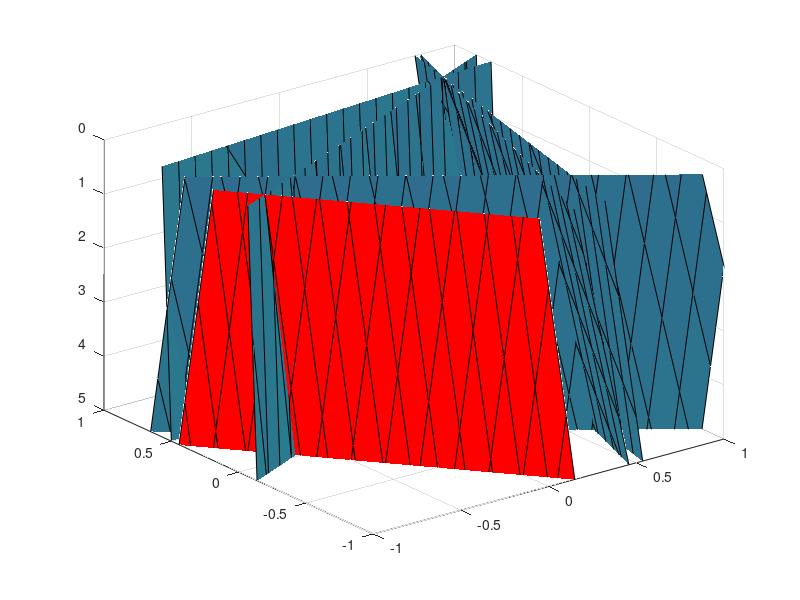

This figure's MATLAB source:
%% Script to plot all the planes of the limits of the SW with torseur
clear all; close all;clc;

R = 1;
r = 0.2;
alpha = pi/4;
r_c = 0;
phi_c = 0;
h_c = 0;
m  = 1;
g  = 9.81;
tx = 0.5;
ty = 0;
tz = 0;
Mx = 0.5;
My = 0;
Mz = 0;
Tz = m*g+tz;

px(1) = Mx - h_c*ty + Tz*(r_c*sin(phi_c) + 2*r*cos(alpha)^2);
px(2) = h_c*ty - Mx - Tz*(r_c*sin(phi_c) - 2*r*cos(alpha)^2);
px(3) = Mx - Tz*(r*cos(alpha)^2 - r_c*sin(phi_c) + (3^(1/2)*r*sin(2*alpha))/2) - h_c*ty;
px(4) = h_c*ty - Tz*(r_c*sin(phi_c) + r*cos(alpha)^2 + (3^(1/2)*r*sin(2*alpha))/2) - Mx;
px(5) = Mx + Tz*(r_c*sin(phi_c) - r*cos(alpha)^2 + (3^(1/2)*r*sin(2*alpha))/2) - h_c*ty;
px(6) = h_c*ty - Tz*(r_c*sin(phi_c) + r*cos(alpha)^2 - (3^(1/2)*r*sin(2*alpha))/2) - Mx;

py(1) = h_c*tx + Tz*(r*sin(2*alpha) - r_c*cos(phi_c));
py(2) = Tz*(r*sin(2*alpha) + r_c*cos(phi_c)) - h_c*tx;
py(3) = h_c*tx - Tz*((r*sin(2*alpha))/2 + r_c*cos(phi_c) - 3^(1/2)*r*cos(alpha)^2);
py(4) = Tz*(r_c*cos(phi_c) - (r*sin(2*alpha))/2 + 3^(1/2)*r*cos(alpha)^2) - h_c*tx;
py(5) = h_c*tx - Tz*((r*sin(2*alpha))/2 + r_c*cos(phi_c) + 3^(1/2)*r*cos(alpha)^2);
py(6) = - Tz*((r*sin(2*alpha))/2 - r_c*cos(phi_c) + 3^(1/2)*r*cos(alpha)^2) - h_c*tx;

pz(1) = Mz - tx*(2*r - 2*r*sin(alpha)^2 + r_c*sin(phi_c)) - ty*(r*sin(2*alpha) - r_c*cos(phi_c));
pz(2) = tx*(2*r*sin(alpha)^2 - 2*r + r_c*sin(phi_c)) - Mz - ty*(r*sin(2*alpha) + r_c*cos(phi_c));
pz(3) = Mz + ty*((r*sin(2*alpha))/2 + r_c*cos(phi_c) - 3^(1/2)*r*cos(alpha)^2) + tx*(r*cos(alpha)^2 - r_c*sin(phi_c) + (3^(1/2)*r*sin(2*alpha))/2);
pz(4) = tx*(r_c*sin(phi_c) + r*cos(alpha)^2 + (3^(1/2)*r*sin(2*alpha))/2) - ty*(r_c*cos(phi_c) - (r*sin(2*alpha))/2 + 3^(1/2)*r*cos(alpha)^2) - Mz;
pz(5) = Mz + ty*((r*sin(2*alpha))/2 + r_c*cos(phi_c) + 3^(1/2)*r*cos(alpha)^2) - tx*(r_c*sin(phi_c) - r*cos(alpha)^2 + (3^(1/2)*r*sin(2*alpha))/2);
pz(6) = ty*((r*sin(2*alpha))/2 - r_c*cos(phi_c) + 3^(1/2)*r*cos(alpha)^2) - Mz + tx*(r_c*sin(phi_c) + r*cos(alpha)^2 - (3^(1/2)*r*sin(2*alpha))/2);

pk(1) = (-2*R*h_c*cos(alpha))*ty+(R*r*cos(alpha) + 2*R*r_c*cos(alpha)*sin(phi_c))*Tz +...
      Mx*2*R*cos(alpha);
pk(2) = (2*R*h_c*cos(alpha))*ty+(R*r*cos(alpha) - 2*R*r_c*cos(alpha)*sin(phi_c))*Tz -...
      Mx*2*R*cos(alpha);
pk(3) = tx*(3^(1/2)*R*h_c*cos(alpha))+ty*(R*h_c*cos(alpha))+...
      Tz*(R*r*cos(alpha) - R*r_c*cos(alpha)*sin(phi_c) - 3^(1/2)*R*r_c*cos(alpha)*cos(phi_c)) -...
      Mx*R*cos(alpha) + 3^(1/2)*R*cos(alpha)*My;
pk(4) = tx*(-3^(1/2)*R*h_c*cos(alpha))-ty*(R*h_c*cos(alpha))+...
      Tz*(R*r*cos(alpha) + R*r_c*cos(alpha)*sin(phi_c) + 3^(1/2)*R*r_c*cos(alpha)*cos(phi_c)) +...
      Mx*R*cos(alpha) - 3^(1/2)*R*cos(alpha)*My;
pk(5) = tx*(-3^(1/2)*R*h_c*cos(alpha))+ty*(R*h_c*cos(alpha))+...
      Tz*(R*r*cos(alpha) - R*r_c*cos(alpha)*sin(phi_c) + 3^(1/2)*R*r_c*cos(alpha)*cos(phi_c)) -...
      Mx*R*cos(alpha) - 3^(1/2)*R*cos(alpha)*My;
pk(6) = tx*(3^(1/2)*R*h_c*cos(alpha))-ty*(R*h_c*cos(alpha))+...
      Tz*(R*r*cos(alpha) + R*r_c*cos(alpha)*sin(phi_c) - 3^(1/2)*R*r_c*cos(alpha)*cos(phi_c)) +...
      Mx*R*cos(alpha) + 3^(1/2)*R*cos(alpha)*My;




[x y] = meshgrid(-1:0.1:1); % Generate x and y data
z1 = -(1/pz(1)).*(px(1).*x + py(1).*y + pk(1));
z2 = -(1/pz(2)).*(px(2).*x + py(2).*y + pk(2));
z3 = -(1/pz(3)).*(px(3).*x + py(3).*y + pk(3));
z4 = -(1/pz(4)).*(px(4).*x + py(4).*y + pk(4));
z5 = -(1/pz(5)).*(px(5).*x + py(5).*y + pk(5));
z6 = -(1/pz(6)).*(px(6).*x + py(6).*y + pk(6));

surf(x,y,z1,'FaceColor',[1 0 0]) %Plot the surface 1
hold on;
surf(x,y,z2) %Plot the surface 1
surf(x,y,z3) %Plot the surface 1
surf(x,y,z4) %Plot the surface 1
surf(x,y,z5) %Plot the surface 1
surf(x,y,z6) %Plot the surface 1

axis([-1 1 -1 1 0 5]);
set(gca,'Zdir','reverse')